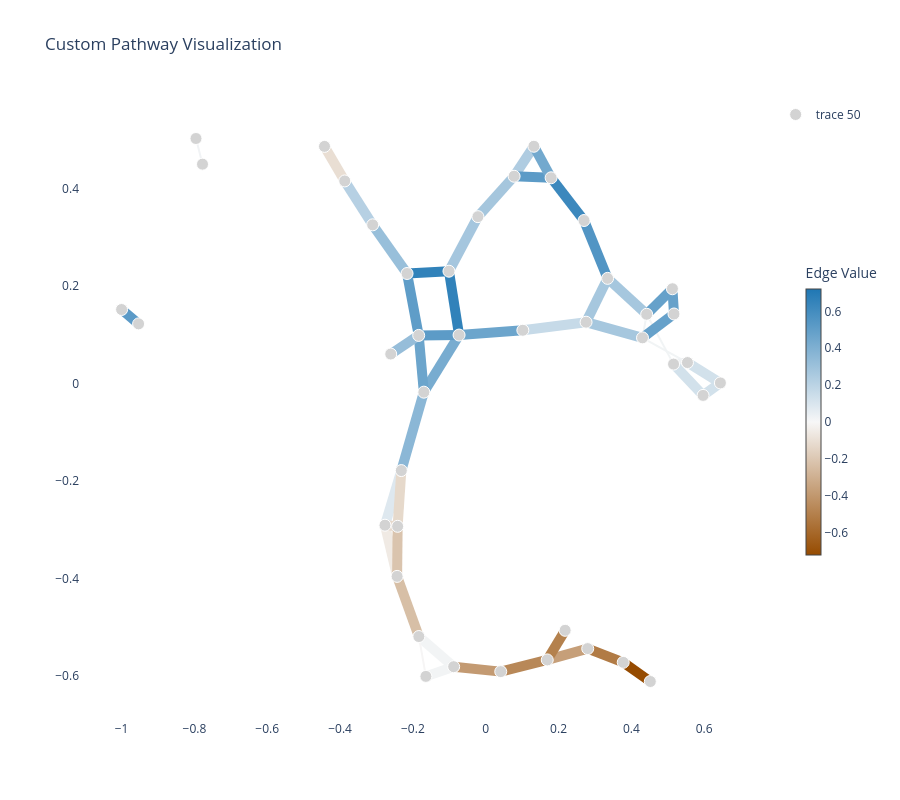

Write notebook code for a chart like this one.
### Code cell
custom_scale = [
    [0.0, "#964B00"],
    [0.5, "#F7F7F7"],
    [1.0, rna.uns["met_leiden_colors"][cluster_a]],
]
custom = []
pathways = ['rn00010', 'rn00020']
for rxn in rxn_de_df_info_2.index:
    for pathway in rxn_de_df_info_2.loc[rxn, 'Pathways'].split(';'):
        if pathway in pathways:
            custom.append(rxn)
custom += ['rn:R11945',
'rn:R13223',
'rn:R13224',
'rn:R02161',
'rn:R00081',
'rn:R00086 rn:R00331']

mern_support.custom_pathway_plot(custom, dataset, 'rna', user_labels=rxn_de_df_info_2['cohens_d'],color_scale=custom_scale, edge_sizes=rxn_de_df_info_2['edge_size'], show_node_labels=False).show()

### Figure 1 — Plotly figure (JSON) as saved in the notebook; plotly's stock layout.template omitted (floating-point values rounded to 4 significant figures)
{"data": [{"hoverinfo": "none", "line": {"color": "rgb(49, 130, 186)", "width": 10}, "mode": "lines", "showlegend": false, "type": "scatter", "x": [-0.07321, -0.101, null], "y": [0.09946, 0.2304, null]}, {"hoverinfo": "none", "line": {"color": "rgb(120, 172, 208)", "width": 10}, "mode": "lines", "showlegend": false, "type": "scatter", "x": [-0.07321, -0.1699, null], "y": [0.09946, -0.01761, null]}, {"hoverinfo": "none", "line": {"color": "rgb(92, 155, 199)", "width": 10}, "mode": "lines", "showlegend": false, "type": "scatter", "x": [-0.07321, -0.1841, null], "y": [0.09946, 0.09872, null]}, {"hoverinfo": "none", "line": {"color": "rgb(108, 165, 204)", "width": 10}, "mode": "lines", "showlegend": false, "type": "scatter", "x": [-0.07321, 0.1019, null], "y": [0.09946, 0.1093, null]}, {"hoverinfo": "none", "line": {"color": "rgb(49, 130, 186)", "width": 10}, "mode": "lines", "showlegend": false, "type": "scatter", "x": [-0.101, -0.2161, null], "y": [0.2304, 0.2257, null]}, {"hoverinfo": "none", "line": {"color": "rgb(165, 198, 222)", "width": 10}, "mode": "lines", "showlegend": false, "type": "scatter", "x": [-0.101, -0.02142, null], "y": [0.2304, 0.3422, null]}, {"hoverinfo": "none", "line": {"color": "rgb(95, 157, 200)", "width": 10}, "mode": "lines", "showlegend": false, "type": "scatter", "x": [-0.2161, -0.1841, null], "y": [0.2257, 0.09872, null]}, {"hoverinfo": "none", "line": {"color": "rgb(152, 191, 218)", "width": 10}, "mode": "lines", "showlegend": false, "type": "scatter", "x": [-0.2161, -0.3105, null], "y": [0.2257, 0.3254, null]}, {"hoverinfo": "none", "line": {"color": "rgb(175, 204, 225)", "width": 10}, "mode": "lines", "showlegend": false, "type": "scatter", "x": [0.07797, 0.1323, null], "y": [0.4251, 0.4865, null]}, {"hoverinfo": "none", "line": {"color": "rgb(92, 155, 199)", "width": 10}, "mode": "lines", "showlegend": false, "type": "scatter", "x": [0.07797, 0.1796, null], "y": [0.4251, 0.4219, null]}, {"hoverinfo": "none", "line": {"color": "rgb(165, 198, 221)", "width": 10}, "mode": "lines", "showlegend": false, "type": "scatter", "x": [0.07797, -0.02142, null], "y": [0.4251, 0.3422, null]}, {"hoverinfo": "none", "line": {"color": "rgb(115, 169, 206)", "width": 10}, "mode": "lines", "showlegend": false, "type": "scatter", "x": [0.1323, 0.1796, null], "y": [0.4865, 0.4219, null]}, {"hoverinfo": "none", "line": {"color": "rgb(60, 136, 189)", "width": 10}, "mode": "lines", "showlegend": false, "type": "scatter", "x": [0.1796, 0.27, null], "y": [0.4219, 0.3343, null]}, {"hoverinfo": "none", "line": {"color": "rgb(195, 154, 114)", "width": 10}, "mode": "lines", "showlegend": false, "type": "scatter", "x": [0.04129, -0.08804, null], "y": [-0.5905, -0.5804, null]}, {"hoverinfo": "none", "line": {"color": "rgb(184, 136, 88)", "width": 10}, "mode": "lines", "showlegend": false, "type": "scatter", "x": [0.04129, 0.169, null], "y": [-0.5905, -0.5665, null]}, {"hoverinfo": "none", "line": {"color": "rgb(242, 244, 245)", "width": 10}, "mode": "lines", "showlegend": false, "type": "scatter", "x": [-0.08804, -0.1836, null], "y": [-0.5804, -0.5186, null]}, {"hoverinfo": "none", "line": {"color": "rgb(242, 244, 245)", "width": 10}, "mode": "lines", "showlegend": false, "type": "scatter", "x": [-0.08804, -0.1643, null], "y": [-0.5804, -0.6003, null]}, {"hoverinfo": "none", "line": {"color": "rgb(246, 245, 245)", "width": 2}, "mode": "lines", "showlegend": false, "type": "scatter", "x": [-0.1836, -0.1643, null], "y": [-0.5186, -0.6003, null]}, {"hoverinfo": "none", "line": {"color": "rgb(215, 191, 166)", "width": 10}, "mode": "lines", "showlegend": false, "type": "scatter", "x": [-0.1836, -0.2434, null], "y": [-0.5186, -0.3953, null]}, {"hoverinfo": "none", "line": {"color": "rgb(240, 234, 228)", "width": 10}, "mode": "lines", "showlegend": false, "type": "scatter", "x": [-0.2434, -0.2767, null], "y": [-0.3953, -0.2904, null]}, {"hoverinfo": "none", "line": {"color": "rgb(218, 196, 174)", "width": 10}, "mode": "lines", "showlegend": false, "type": "scatter", "x": [-0.2434, -0.2419, null], "y": [-0.3953, -0.2926, null]}, {"hoverinfo": "none", "line": {"color": "rgb(222, 232, 239)", "width": 10}, "mode": "lines", "showlegend": false, "type": "scatter", "x": [-0.2767, -0.2318, null], "y": [-0.2904, -0.1784, null]}, {"hoverinfo": "none", "line": {"color": "rgb(230, 217, 205)", "width": 10}, "mode": "lines", "showlegend": false, "type": "scatter", "x": [-0.2767, -0.2419, null], "y": [-0.2904, -0.2926, null]}, {"hoverinfo": "none", "line": {"color": "rgb(139, 183, 214)", "width": 10}, "mode": "lines", "showlegend": false, "type": "scatter", "x": [-0.2318, -0.1699, null], "y": [-0.1784, -0.01761, null]}, {"hoverinfo": "none", "line": {"color": "rgb(230, 217, 203)", "width": 10}, "mode": "lines", "showlegend": false, "type": "scatter", "x": [-0.2318, -0.2419, null], "y": [-0.1784, -0.2926, null]}, {"hoverinfo": "none", "line": {"color": "rgb(108, 165, 204)", "width": 10}, "mode": "lines", "showlegend": false, "type": "scatter", "x": [-0.1699, -0.1841, null], "y": [-0.01761, 0.09872, null]}, {"hoverinfo": "none", "line": {"color": "rgb(150, 189, 217)", "width": 10}, "mode": "lines", "showlegend": false, "type": "scatter", "x": [-0.1841, -0.2609, null], "y": [0.09872, 0.06054, null]}, {"hoverinfo": "none", "line": {"color": "rgb(198, 159, 121)", "width": 10}, "mode": "lines", "showlegend": false, "type": "scatter", "x": [0.169, 0.2802, null], "y": [-0.5665, -0.5433, null]}, {"hoverinfo": "none", "line": {"color": "rgb(180, 129, 77)", "width": 10}, "mode": "lines", "showlegend": false, "type": "scatter", "x": [0.169, 0.2181, null], "y": [-0.5665, -0.5059, null]}, {"hoverinfo": "none", "line": {"color": "rgb(177, 123, 69)", "width": 10}, "mode": "lines", "showlegend": false, "type": "scatter", "x": [0.2802, 0.3776, null], "y": [-0.5433, -0.5716, null]}, {"hoverinfo": "none", "line": {"color": "rgb(198, 218, 232)", "width": 10}, "mode": "lines", "showlegend": false, "type": "scatter", "x": [0.1019, 0.2755, null], "y": [0.1093, 0.1259, null]}, {"hoverinfo": "none", "line": {"color": "rgb(91, 154, 199)", "width": 10}, "mode": "lines", "showlegend": false, "type": "scatter", "x": [-0.9534, -1, null], "y": [0.1224, 0.1518, null]}, {"hoverinfo": "none", "line": {"color": "rgb(166, 199, 222)", "width": 10}, "mode": "lines", "showlegend": false, "type": "scatter", "x": [0.2755, 0.3347, null], "y": [0.1259, 0.2157, null]}, {"hoverinfo": "none", "line": {"color": "rgb(166, 199, 222)", "width": 10}, "mode": "lines", "showlegend": false, "type": "scatter", "x": [0.2755, 0.4306, null], "y": [0.1259, 0.09378, null]}, {"hoverinfo": "none", "line": {"color": "rgb(82, 149, 196)", "width": 10}, "mode": "lines", "showlegend": false, "type": "scatter", "x": [0.3347, 0.27, null], "y": [0.2157, 0.3343, null]}, {"hoverinfo": "none", "line": {"color": "rgb(166, 199, 222)", "width": 10}, "mode": "lines", "showlegend": false, "type": "scatter", "x": [0.3347, 0.442, null], "y": [0.2157, 0.1421, null]}, {"hoverinfo": "none", "line": {"color": "rgb(182, 208, 227)", "width": 10}, "mode": "lines", "showlegend": false, "type": "scatter", "x": [-0.3872, -0.3105, null], "y": [0.4154, 0.3254, null]}, {"hoverinfo": "none", "line": {"color": "rgb(233, 222, 211)", "width": 10}, "mode": "lines", "showlegend": false, "type": "scatter", "x": [-0.3872, -0.4427, null], "y": [0.4154, 0.4862, null]}, {"hoverinfo": "none", "line": {"color": "rgb(150, 75, 0)", "width": 10}, "mode": "lines", "showlegend": false, "type": "scatter", "x": [0.4519, 0.3776, null], "y": [-0.6108, -0.5716, null]}, {"hoverinfo": "none", "line": {"color": "rgb(241, 243, 245)", "width": 2}, "mode": "lines", "showlegend": false, "type": "scatter", "x": [-0.7778, -0.7957, null], "y": [0.4499, 0.5024, null]}, {"hoverinfo": "none", "line": {"color": "rgb(102, 161, 202)", "width": 10}, "mode": "lines", "showlegend": false, "type": "scatter", "x": [0.5127, 0.442, null], "y": [0.1944, 0.1421, null]}, {"hoverinfo": "none", "line": {"color": "rgb(102, 161, 202)", "width": 10}, "mode": "lines", "showlegend": false, "type": "scatter", "x": [0.5127, 0.517, null], "y": [0.1944, 0.1427, null]}, {"hoverinfo": "none", "line": {"color": "rgb(241, 244, 245)", "width": 2}, "mode": "lines", "showlegend": false, "type": "scatter", "x": [0.442, 0.4306, null], "y": [0.1421, 0.09378, null]}, {"hoverinfo": "none", "line": {"color": "rgb(241, 244, 245)", "width": 2}, "mode": "lines", "showlegend": false, "type": "scatter", "x": [0.442, 0.5158, null], "y": [0.1421, 0.03994, null]}, {"hoverinfo": "none", "line": {"color": "rgb(102, 161, 202)", "width": 10}, "mode": "lines", "showlegend": false, "type": "scatter", "x": [0.517, 0.4306, null], "y": [0.1427, 0.09378, null]}, {"hoverinfo": "none", "line": {"color": "rgb(241, 244, 245)", "width": 2}, "mode": "lines", "showlegend": false, "type": "scatter", "x": [0.4306, 0.554, null], "y": [0.09378, 0.04307, null]}, {"hoverinfo": "none", "line": {"color": "rgb(239, 242, 244)", "width": 10}, "mode": "lines", "showlegend": false, "type": "scatter", "x": [0.554, 0.5158, null], "y": [0.04307, 0.03994, null]}, {"hoverinfo": "none", "line": {"color": "rgb(210, 225, 235)", "width": 10}, "mode": "lines", "showlegend": false, "type": "scatter", "x": [0.554, 0.6445, null], "y": [0.04307, 0.00137, null]}, {"hoverinfo": "none", "line": {"color": "rgb(210, 225, 235)", "width": 10}, "mode": "lines", "showlegend": false, "type": "scatter", "x": [0.5158, 0.5969, null], "y": [0.03994, -0.02426, null]}, {"hoverinfo": "none", "line": {"color": "rgb(210, 225, 235)", "width": 10}, "mode": "lines", "showlegend": false, "type": "scatter", "x": [0.6445, 0.5969, null], "y": [0.00137, -0.02426, null]}, {"hoverinfo": "text", "hoverlabel": {"bgcolor": "white"}, "hovertemplate": "%{hovertext}<extra></extra>", "hovertext": ["Name: Oxaloacetate;<br>ID: cpd:C00036", "Name: Citrate;<br>ID: cpd:C00158", "Name: Acetyl-CoA;<br>ID: cpd:C00024", "Name: Isocitrate;<br>ID: cpd:C00311", "Name: Oxalosuccinate;<br>ID: cpd:C05379", "Name: 2-Oxoglutarate;<br>ID: cpd:C00026", "Name: D-Fructose 6-phosphate;<br>ID: cpd:C00085", "Name: D-Fructose 1,6-bisphosphate<br>ID: cpd:C00354", "Name: D-Glyceraldehyde 3-phosphate;<br>ID: cpd:C00118", "Name: Glycerone phosphate;<br>ID: cpd:C00111", "Name: 3-Phospho-D-glyceroyl phosphate;<br>ID: cpd:C00236", "Name: 3-Phospho-D-glycerate;<br>ID: cpd:C00197", "Name: 2-Phospho-D-glycerate;<br>ID: cpd:C00631", "Name: Phosphoenolpyruvate;<br>ID: cpd:C00074", "Name: Pyruvate;<br>ID: cpd:C00022", "Name: alpha-D-Glucose 6-phosphate<br>ID: cpd:C00668", "Name: beta-D-Glucose 6-phosphate<br>ID: cpd:C01172", "Name: D-Glucose 1-phosphate;<br>ID: cpd:C00103", "Name: (S)-Lactate;<br>ID: cpd:C00186", "Name: (S)-Malate;<br>ID: cpd:C00149", "Name: ATP;<br>ID: cpd:C00002", "Name: ADP;<br>ID: cpd:C00008", "Name: Fumarate;<br>ID: cpd:C00122", "Name: Succinate;<br>ID: cpd:C00042", "Name: Succinyl-CoA;<br>ID: cpd:C00091", "Name: cis-Aconitate;<br>ID: cpd:C00417", "Name: Acetaldehyde;<br>ID: cpd:C00084", "Name: Acetate;<br>ID: cpd:C00033", "Name: Ethanol;<br>ID: cpd:C00469", "Name: 2,3-Bisphospho-D-glycerate;<br>ID: cpd:C01159", "Name: alpha-D-Glucose<br>ID: cpd:C00267", "Name: beta-D-Glucose;<br>ID: cpd:C00221", "Name: Enzyme N6-(dihydrolipoyl)lysine;<br>ID: cpd:C15973", "Name: Enzyme N6-(lipoyl)lysine;<br>ID: cpd:C15972", "Name: NADH;<br>ID: cpd:C00004", "Name: Ubiquinol;<br>ID: cpd:C00390", "Name: NAD+;<br>ID: cpd:C00003", "Name: Ubiquinone;<br>ID: cpd:C00399", "Name: Ferricytochrome c;<br>ID: cpd:C00125", "Name: Ferrocytochrome c;<br>ID: cpd:C00126", "Name: Quinone<br>ID: cpd:C15602", "Name: Hydroquinone;<br>ID: cpd:C15603"], "marker": {"color": ["lightgray", "lightgray", "lightgray", "lightgray", "lightgray", "lightgray", "lightgray", "lightgray", "lightgray", "lightgray", "lightgray", "lightgray", "lightgray", "lightgray", "lightgray", "lightgray", "lightgray", "lightgray", "lightgray", "lightgray", "lightgray", "lightgray", "lightgray", "lightgray", "lightgray", "lightgray", "lightgray", "lightgray", "lightgray", "lightgray", "lightgray", "lightgray", "lightgray", "lightgray", "lightgray", "lightgray", "lightgray", "lightgray", "lightgray", "lightgray", "lightgray", "lightgray"], "opacity": 1, "size": [12, 12, 12, 12, 12, 12, 12, 12, 12, 12, 12, 12, 12, 12, 12, 12, 12, 12, 12, 12, 12, 12, 12, 12, 12, 12, 12, 12, 12, 12, 12, 12, 12, 12, 12, 12, 12, 12, 12, 12, 12, 12]}, "mode": "markers", "text": ["Oxaloacetate;", "Citrate;", "Acetyl-CoA;", "Isocitrate;", "Oxalosuccinate;", "2-Oxoglutarate;", "D-Fructose 6-pho…", "D-Fructose 1,6-b…", "", "", "", "", "2-Phospho-D-glyc…", "Phosphoenolpyruv…", "Pyruvate;", "alpha-D-Glucose …", "beta-D-Glucose 6…", "D-Glucose 1-phos…", "(S)-Lactate;", "(S)-Malate;", "ATP;", "ADP;", "", "Succinate;", "Succinyl-CoA;", "cis-Aconitate;", "", "Acetate;", "", "", "alpha-D-Glucose", "beta-D-Glucose;", "", "", "NADH;", "Ubiquinol;", "NAD+;", "Ubiquinone;", "", "", "", ""], "textposition": "top center", "type": "scatter", "x": [-0.07321, -0.101, -0.2161, 0.07797, 0.1323, 0.1796, 0.04129, -0.08804, -0.1836, -0.1643, -0.2434, -0.2767, -0.2318, -0.1699, -0.1841, 0.169, 0.2802, 0.2181, -0.2609, 0.1019, -0.9534, -1, 0.2755, 0.3347, 0.27, -0.02142, -0.3872, -0.3105, -0.4427, -0.2419, 0.4519, 0.3776, -0.7778, -0.7957, 0.5127, 0.442, 0.517, 0.4306, 0.554, 0.5158, 0.6445, 0.5969], "y": [0.09946, 0.2304, 0.2257, 0.4251, 0.4865, 0.4219, -0.5905, -0.5804, -0.5186, -0.6003, -0.3953, -0.2904, -0.1784, -0.01761, 0.09872, -0.5665, -0.5433, -0.5059, 0.06054, 0.1093, 0.1224, 0.1518, 0.1259, 0.2157, 0.3343, 0.3422, 0.4154, 0.3254, 0.4862, -0.2926, -0.6108, -0.5716, 0.4499, 0.5024, 0.1944, 0.1421, 0.1427, 0.09378, 0.04307, 0.03994, 0.00137, -0.02426]}, {"hoverinfo": "text", "marker": {"opacity": 0, "size": 10}, "mode": "markers", "showlegend": false, "text": ["Reaction: rn:R00351 rn:R00352<br>Value: 0.66<br>Size: 10.00", "Reaction: rn:R00341 rn:R00345 rn:R00346 rn:R00431 rn:R00726<br>Value: 0.42<br>Size: 10.00", "Reaction: rn:R00217 rn:R00344 rn:R12212<br>Value: 0.52<br>Size: 10.00", "Reaction: rn:R00342 rn:R00361<br>Value: 0.46<br>Size: 10.00", "Reaction: rn:R00351 rn:R00352<br>Value: 0.66<br>Size: 10.00", "Reaction: rn:R01325<br>Value: 0.27<br>Size: 10.00", "Reaction: rn:R00209 rn:R00212 rn:R01196 rn:R10866<br>Value: 0.51<br>Size: 10.00", "Reaction: rn:R00227 rn:R00928 rn:R10343<br>Value: 0.32<br>Size: 10.00", "Reaction: rn:R01899<br>Value: 0.24<br>Size: 10.00", "Reaction: rn:R00267 rn:R00709<br>Value: 0.52<br>Size: 10.00", "Reaction: rn:R01900<br>Value: 0.28<br>Size: 10.00", "Reaction: rn:R00268<br>Value: 0.44<br>Size: 10.00", "Reaction: rn:R08549 rn:R01197<br>Value: 0.63<br>Size: 10.00", "Reaction: rn:R00764 rn:R00756 rn:R00762 rn:R05805<br>Value: -0.39<br>Size: 10.00", "Reaction: rn:R13199<br>Value: -0.47<br>Size: 10.00", "Reaction: rn:R01068<br>Value: 0.02<br>Size: 10.00", "Reaction: rn:R01068<br>Value: 0.02<br>Size: 10.00", "Reaction: rn:R01015<br>Value: -0.01<br>Size: 2.00", "Reaction: rn:R01061 rn:R01063<br>Value: -0.24<br>Size: 10.00", "Reaction: rn:R01512<br>Value: -0.05<br>Size: 10.00", "Reaction: rn:R01662<br>Value: -0.21<br>Size: 10.00", "Reaction: rn:R01518<br>Value: 0.09<br>Size: 10.00", "Reaction: rn:R01516<br>Value: -0.12<br>Size: 10.00", "Reaction: rn:R00658<br>Value: 0.36<br>Size: 10.00", "Reaction: rn:R09532<br>Value: -0.13<br>Size: 10.00", "Reaction: rn:R00199 rn:R00200 rn:R00206 rn:R02320<br>Value: 0.46<br>Size: 10.00", "Reaction: rn:R00196 rn:R00703 rn:R01447 rn:R13050<br>Value: 0.32<br>Size: 10.00", "Reaction: rn:R02739<br>Value: -0.37<br>Size: 10.00", "Reaction: rn:R00959<br>Value: -0.50<br>Size: 10.00", "Reaction: rn:R01600 rn:R02187 rn:R09086<br>Value: -0.52<br>Size: 10.00", "Reaction: rn:R01082<br>Value: 0.16<br>Size: 10.00", "Reaction: rn:R00086 rn:R00331<br>Value: 0.52<br>Size: 10.00", "Reaction: rn:R13223<br>Value: 0.27<br>Size: 10.00", "Reaction: rn:R13223<br>Value: 0.27<br>Size: 10.00", "Reaction: rn:R00405 rn:R00432 rn:R00727 rn:R10343<br>Value: 0.55<br>Size: 10.00", "Reaction: rn:R13223<br>Value: 0.27<br>Size: 10.00", "Reaction: rn:R00710 rn:R00711<br>Value: 0.22<br>Size: 10.00", "Reaction: rn:R00746 rn:R00754 rn:R05198 rn:R09127 rn:R09479<br>Value: -0.11<br>Size: 10.00", "Reaction: rn:R01602<br>Value: -0.72<br>Size: 10.00", "Reaction: rn:R07618<br>Value: 0.02<br>Size: 2.00", "Reaction: rn:R11945<br>Value: 0.49<br>Size: 10.00", "Reaction: rn:R11945<br>Value: 0.49<br>Size: 10.00", "Reaction: rn:R02161<br>Value: 0.02<br>Size: 2.00", "Reaction: rn:R02161<br>Value: 0.02<br>Size: 2.00", "Reaction: rn:R11945<br>Value: 0.49<br>Size: 10.00", "Reaction: rn:R02161<br>Value: 0.02<br>Size: 2.00", "Reaction: rn:R00081<br>Value: 0.03<br>Size: 10.00", "Reaction: rn:R13224<br>Value: 0.12<br>Size: 10.00", "Reaction: rn:R13224<br>Value: 0.12<br>Size: 10.00", "Reaction: rn:R13224<br>Value: 0.12<br>Size: 10.00"], "type": "scatter", "x": [-0.08709, -0.1216, -0.1286, 0.01437, -0.1585, -0.06119, -0.2001, -0.2633, 0.1051, 0.1288, 0.02828, 0.1559, 0.2248, -0.02337, 0.1052, -0.1358, -0.1262, -0.1739, -0.2135, -0.2601, -0.2427, -0.2543, -0.2593, -0.2009, -0.2369, -0.177, -0.2225, 0.2246, 0.1935, 0.3289, 0.1887, -0.9767, 0.3051, 0.353, 0.3024, 0.3884, -0.3489, -0.415, 0.4148, -0.7868, 0.4774, 0.5149, 0.4363, 0.4789, 0.4738, 0.4923, 0.5349, 0.5993, 0.5564, 0.6207], "y": [0.1649, 0.04093, 0.09909, 0.1044, 0.228, 0.2863, 0.1622, 0.2756, 0.4558, 0.4235, 0.3836, 0.4542, 0.3781, -0.5855, -0.5785, -0.5495, -0.5904, -0.5595, -0.457, -0.3428, -0.344, -0.2344, -0.2915, -0.09799, -0.2355, 0.04055, 0.07963, -0.5549, -0.5362, -0.5575, 0.1176, 0.1371, 0.1708, 0.1098, 0.275, 0.1789, 0.3704, 0.4508, -0.5912, 0.4762, 0.1682, 0.1685, 0.1179, 0.091, 0.1182, 0.06843, 0.0415, 0.02222, 0.007838, -0.01144]}, {"hoverinfo": "none", "marker": {"cmax": 0.7215, "cmin": -0.7215, "colorbar": {"len": 0.5, "thickness": 15, "title": {"text": "Edge Value"}, "x": 1.05, "xanchor": "left", "y": 0.5, "yanchor": "middle"}, "colorscale": [[0, "#964B00"], [0.5, "#F7F7F7"], [1, "#1f77b4"]], "showscale": true}, "mode": "markers", "showlegend": false, "type": "scatter", "x": [null], "y": [null]}], "layout": {"height": 800, "hovermode": "closest", "plot_bgcolor": "white", "title": {"text": "Custom Pathway Visualization"}, "xaxis": {"showgrid": false, "zeroline": false}, "yaxis": {"showgrid": false, "zeroline": false}}}
